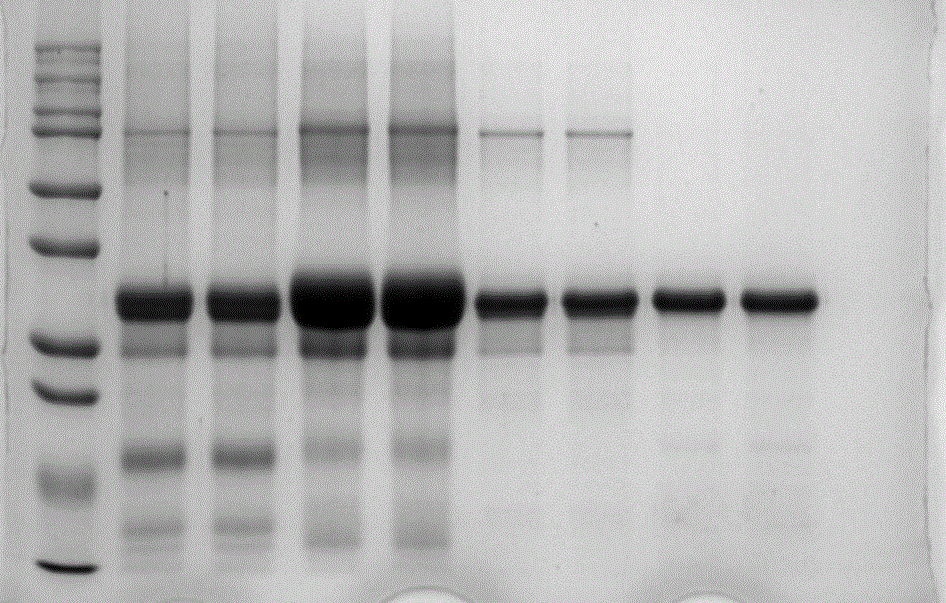
#> input picture AutoWB/WBresult.png, 946 x 603 px
$ python AutoWB.py
#> lines starting #> are read from the running program, lines starting #| are printed output that depends on the picture; after the words box and inside, x2 and y2 are one past the last pixel; in counts of white or black regions, pixels touching at a corner belong together
import os
import cv2
import numpy as np

file_path = os.path.dirname(os.path.abspath(__file__))#读取文件路径
pic_name = "WBresult.png" #读取图片名称
WB_pic = cv2.imread(os.path.join(file_path,pic_name)) #读取WB条带
#> WB_pic is the input picture: shape (603, 946, 3); mean B, G, R 181.4, 181.4, 181.4
WB_pic = cv2.blur(WB_pic,(3,3)) #均值模糊去噪

row, col, channel = WB_pic.shape #返回像素高度，像素宽度和通道数
#> row = 603; col = 946; channel = 3

WB_gray = np.zeros((row, col))#创建灰度图矩阵,#彩色转化为灰度图
for r in range(row):
    for l in range(col):
        WB_gray[r, l] = 0.11 * WB_pic[r, l, 0] + 0.59 * WB_pic[r, l, 1] + 0.3 * WB_pic[r, l, 2]

WB_binary = np.zeros_like(WB_gray)
#创建二值图矩阵
threshold = 100
for r in range(row):
    for l in range(col):
        if WB_gray[r, l] >= threshold:
            WB_binary[r, l] = 255
        else:
            WB_binary[r, l] = 0
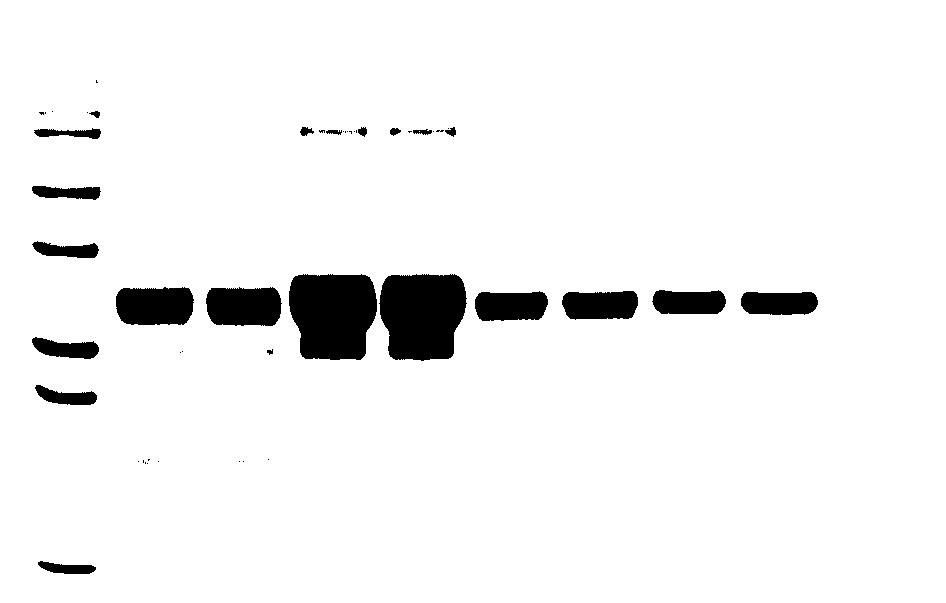
#> WB_binary: shape (603, 946) float64; 94.8% white; 49 black regions (27 under 20 px), largest, box (x1, y1, x2, y2) and area: (289, 274, 377, 360) 6431, (379, 274, 467, 361) 6355, (116, 287, 194, 325) 2643

cv2.imwrite(os.path.join(file_path,"WBpic_binary.png"),WB_binary.astype("uint8"))
